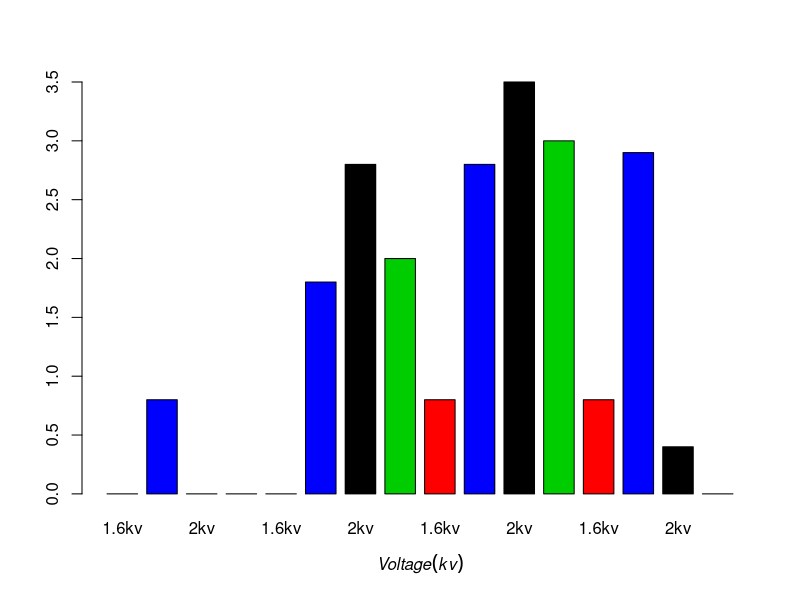

This figure's R source:



#25G
x1<-c(2,2.2)
y1<-c(0.8,0.8)
#30G
x2<-c(1.6,1.8,2,2.2)
y2<-c(0.8,1.8,2.8,2.9)
#32G
x3<-c(1.8,2,2.2)
y3<-c(2.8,3.5,0.4)
#34G
x4<-c(1.8,2)
y4<-c(2,3)

data<-c(0,0.8,0,0, 0,1.8,2.8,2, 0.8,2.8,3.5,3, 0.8,2.9,0.4,0)

mycolor<-c("red","blue","black","green3","red","blue","black","green3",
           "red","blue","black","green3",
           "red","blue","black","green3")

name<-c("1.6kv","1.8kv","2kv","2.2kv","1.6kv","1.8kv","2kv","2.2kv",
        "1.6kv","1.8kv","2kv","2.2kv","1.6kv","1.8kv","2kv","2.2kv")

barplot(data,width=0.5,space=0.3,col=mycolor,names.arg=name,
        xlab = expression(italic(Voltage(kv)), ylab = expression(italic(f["max"])(KHz)),
                          xlim = c(1.4, 2.4), ylim=c(0,4)))

#lines(x1,y1,col="red",type="b",pch=1,lwd=2,lty=2)
#lines(x2,y2,col="blue",type="b",pch=2,lwd=2,lty=2)
#lines(x3,y3,col="black",type="b",pch=3,lwd=2,lty=2)
#lines(x4,y4,col="green3",type="b",pch=4,lwd=2,lty=2)
